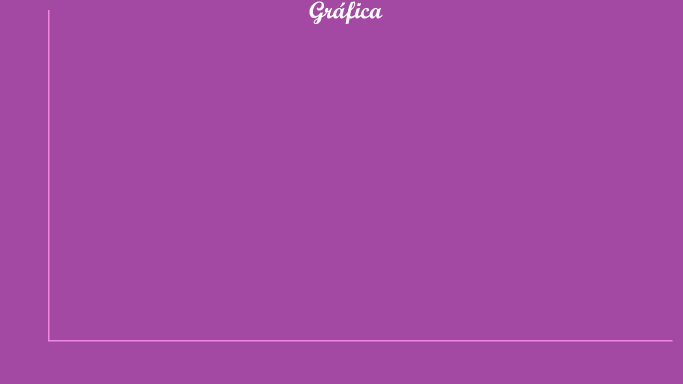
//> input picture ola.png, 1366 x 768 px (shown at 1/2 size); the run also reads 1 picture not shown here
$ ./Main   (built with g++ and OpenCV 4)
//> lines starting //> are read from the running program, lines starting //| are printed output that depends on the picture; after the words box and inside, x2 and y2 are one past the last pixel; in counts of white or black regions, pixels touching at a corner belong together
#include <opencv2/imgproc.hpp>
#include <opencv2/core.hpp>
#include <opencv2/imgcodecs.hpp>
#include <opencv2/highgui.hpp>
#include <iostream>
#include <cmath>
#include <string>
#include <fstream>
#include <vector>
using namespace cv;
using namespace std;

int estandarizar(int n, int m) {
    float numero;
    float b = log10(2);
    string resultado;
    int estandar;
    char entero = 0;
    bool flag;
    if (m != n) {			// no es cuadrada
        if (m < n)		//m�s filas
            while (m < n) {
                m = m + 1;
            }
        else 		//m�s columnas
            while (n < m) {
                n = n + 1;
            }
    }
    //ya son cuadradas
    //m=n
    while (m % 2 != 0) {
        m++;
    }
    estandar = m;
    return estandar;
}
int getFilas(string text) {
    int filas = 0;
    string linea;
    ifstream archivo(text.c_str());
    while (getline(archivo, linea)) {
        filas++;
    }
    return filas;
}
int getColumnas(string text) {
    int columnas = 0;
    string linea;
    ifstream archivo(text.c_str());
    getline(archivo, linea);
    for (int i = 0; i < linea.length(); i++) {
        if (linea[i] == ',' || linea[i] == ' ')
            columnas++;
    }
    return columnas + 1;
}
void FuncionEvaluar() {
    string text1 = "MATRIZ_1.txt";
    string text2 = "MATRIZ_2.txt";
    string linea;
    int filas = 0, columnas = 0;
    vector <char> aux;
    float numero = 0;
    ifstream archivo(text1.c_str());
    printf("Este programa multiplica 2 matrices\n");
    int a, m1 = 0, n1 = 0, m2 = 0, n2 = 0, num1 = 0, num2 = 0;
    float** A, ** B, ** C;
    m1 = getColumnas("MATRIZ_1.txt");
    n1 = getFilas("MATRIZ_1.txt");
    m2 = getColumnas("MATRIZ_2.txt");
    n2 = getFilas("MATRIZ_2.txt");

    num1 = estandarizar(n1, m1);
    num2 = estandarizar(n2, m2);
    /*creacion de matrices*/
    if (num1 < num2)
        a = num2;
    else
        a = num1;
    A = (float**)malloc(a * sizeof(float*));
    B = (float**)malloc(a * sizeof(float*));
    C = (float**)malloc(a * sizeof(float*));

    for (int i = 0; i < a; i++) {
        A[i] = (float*)malloc(a * sizeof(float*));
        B[i] = (float*)malloc(a * sizeof(float*));
        C[i] = (float*)malloc(a * sizeof(float*));
    }
    for (int i = 0; i < a; i++) {
        for (int j = 0; j < a; j++) {
            A[i][j] = 0;
            B[i][j] = 0;
        }
    }
    while (getline(archivo, linea)) {
        for (int i = 0; i < linea.length(); i++) {
            if (linea[i] >= 48 && linea[i] <= 57)
                aux.push_back(linea[i]);
            if (linea[i] == ',' || linea[i] == ' ' || i == linea.length() - 1) {
                //numero=0;
                for (int j = 0; j < aux.size(); j++) {
                    numero = numero + ((aux[aux.size() - 1 - j] - 48) * pow(10, j));
                }
                A[filas][columnas] = numero;
                cout << " num " << A[filas][columnas];
                numero = 0;
                aux.clear();
                columnas++;
            }
        }
        columnas = 0;
        filas++;
    }
    filas = 0;
    columnas = 0;
    ifstream archivo2(text2.c_str());
    while (getline(archivo2, linea)) {
        for (int i = 0; i < linea.length(); i++) {
            if (linea[i] >= 48 && linea[i] <= 57)
                aux.push_back(linea[i]);
            if (linea[i] == ',' || linea[i] == ' ' || i == linea.length() - 1) {
                //numero=0;
                for (int j = 0; j < aux.size(); j++) {
                    numero = numero + ((aux[aux.size() - 1 - j] - 48) * pow(10, j));
                }
                B[filas][columnas] = numero;
                numero = 0;
                aux.clear();
                columnas++;
            }
        }
        columnas = 0;
        filas++;
    }
    cout << "Matriz A" << endl;
    for (int i = 0; i < a; i++) {
        for (int j = 0; j < a; j++)
            cout << A[i][j] << "  ";
        printf("\n");
    }
    cout << "Matriz B" << endl;
    for (int i = 0; i < a; i++) {
        for (int j = 0; j < a; j++)
            cout << B[i][j] << "  ";
        printf("\n");
    }
    for (int i = 0; i < a; i++) {
        for (int j = 0; j < a; j++) {
            C[i][j] = 0;
            for (int k = 0; k < a; k++)
                C[i][j] += A[i][k] * B[k][j];
        }
    }
    cout << "Matriz C" << endl;
    for (int i = 0; i < a; i++) {
        for (int j = 0; j < a; j++)
            cout << C[i][j] << "  ";
        printf("\n");
    }
}
// [22 lines left out: function pendiente, not called in this run]
float buscarMayor(vector<float>y, bool flag) {
    float  mayor;
    int a = 1, n = y.size();
    mayor = y[1];
    for (int i = 2; i < n; i++) {
        if (y[i] > mayor) {
            mayor = y[i];
            a = i;
        }
    }
    if (flag == 1)
        return  mayor;
    else
        return  a;
}
// [16 lines left out: function buscarMenor, not called in this run]
vector <float> compensarX(int ns) {
    vector<float>pixX;
    pixX.clear();
    for (int i = 0; i <= ns; i++)
        pixX.push_back(((i * 1244) / ns) + 98);
    return pixX;
}
vector <float> compensarY(float yinter, vector <float>y) {
    vector<float>pixY;
    pixY.clear();
    for (int i = 0; i < y.size(); i++)
        pixY.push_back(680 - ((y[i] * 64) / yinter));
    return pixY;
}
float intervaloY(vector <float>y, int ns) {
    float yinter, mayor;
    mayor = buscarMayor(y, 1);
    yinter = mayor / 9;
    if (yinter == 0)
        yinter = 0.00001;
    return yinter;
}
void graficarTn(Mat img, vector<float>pixX, vector<float>pixY, int a) {
    for (int i = 0; i < pixX.size() - 1; i++)
        line(img, Point(pixX[i], pixY[i]), Point(pixX[i + 1], pixY[i + 1]), Scalar(a, a, a), 2);
}
Mat creaMat(int ns, vector<float>y, bool flag) {
    float xinter, yinter, temp, parametro;
    string path;
    if(flag == false)
        path = "ola.png";
    else
        path = "ola2.png";
    Mat img = imread(path);
    xinter = 1;
    yinter = intervaloY(y, ns);
    //A(98,680), B(1342,680), C(1342,Parametro), D(98,Parametro)
    //Lineas hrizontals
    for (int i = 0; i <= 10; i++) {
        parametro = 680 - (64 * i);
        line(img, Point(98, parametro), Point(1342, parametro), Scalar(241, 135, 225), 1);
    }
    //lineas verticales
    for (int i = 0; i <= ns; i++) {
        parametro = ((i * 1244) / ns) + 98;
        if(i%5==0)
            line(img, Point(parametro, 690), Point(parametro ,40), Scalar(241, 135, 225), 1);
        else
            line(img, Point(parametro, 680), Point(parametro, 40), Scalar(226, 27, 197), 1);
    }
    for (int i = 0; i <= 10; i++)
        putText(img, to_string(yinter * i), Point(15, 679 - (63 * i)), FONT_HERSHEY_DUPLEX, 0.5, Scalar(255, 255, 255));
    for (int i = 0; i < ns; i+=5) {
        temp = 1244 / ns;
        putText(img, to_string(i), Point((97 + (temp*i)), 718), FONT_HERSHEY_DUPLEX, 0.4, Scalar(255, 255, 255));
        if (ns > 100)
            i += 5;
        if (ns > 200)
            break;
    }
    putText(img, to_string(ns), Point(1330, 718), FONT_HERSHEY_DUPLEX, 0.4, Scalar(255, 255, 255));
    return img;
}
void muestraMat(Mat img) {
    imshow("Grafica", img);
    waitKey(0);
}
vector<float>Parabola(int ns) {    //Vector familia de las parabolas
    vector<float>familia;
    for (int i = 0; i <= ns; i++)
        familia.push_back(i * i);         //Formula y=x(2)
    return familia;
}
vector<float>ln(int ns) {    //Vector familia de las logaritmicas
    vector<float>familia;
    familia.push_back(0);
    for (int i = 1; i <= ns; i++)
        familia.push_back(log10(i));         //Formula y=log10(x)
    return familia;
}
// [10 lines left out: function GraphicLog, not called in this run]
vector <float> graficarO(int familia, vector <float>tn, float *k) {
    float mayor, Mpend, aux;
    int a;
    vector <float> puntosO;
    vector <float>  Vaux;
    puntosO.clear();
    switch (familia) {
    case 1:         //ctes
        mayor = buscarMayor(tn, 1);
        *k = mayor;
        for (int i = 0; i <= tn.size(); i++) {
            puntosO.push_back(mayor);
        }
        break;
    case 2:         //lineal
        a = pendiente(tn, false);
        Mpend = tn[a] / a;
        *k = Mpend;
        for (int i = 0; i < tn.size(); i++)
            puntosO.push_back(Mpend * i);
        break;
    case 3:         //parabolica
        *k = tn[1];
        for (int i = 0; i < tn.size(); i++)
            puntosO.push_back(tn[1] * (i * i));
        break;
    case 4:         //logaritmo
        Vaux = GraphicLog(tn);
        mayor = buscarMayor(Vaux, 0) + 1;
        aux = (pow(tn[mayor], 2) / mayor);
        *k = aux;
        for (int i = 0; i < tn.size(); i++)
            puntosO.push_back(pow((aux * i), 0.5));
        break;
    }
    return puntosO;
}
// [48 lines left out: function graficarOmega, not called in this run]
float sumatoria(vector<float>x) {
    int n = x.size();
    float suma = 0;
    for (int i = 0; i < n; i++) {
        suma = suma + x[i];
    }
    return suma;
}
vector<float> multiplicar(vector<float>x, vector<float>y) {
    //Suponiendo que los vectores tienen misma dimension
    vector<float>resultado;
    float aux, aux2;
    int a = x.size();
    for (int i = 0; i < a; i++) {
        aux = x[i];
        aux2 = y[i];
        resultado.push_back(aux * aux2);
    }
    return resultado;
}
float correlacion(vector<float>x, vector<float>y) {
    int n = y.size();
    vector<float>aux;
    float r, ProdPunt, p3, p4, p5, p6, q1, q2, q3;
    aux = multiplicar(x, y);
    ProdPunt = sumatoria(aux);
    p3 = sumatoria(x);
    p4 = sumatoria(y);
    aux.clear();
    aux = multiplicar(x, x);
    p5 = sumatoria(aux);
    aux.clear();
    aux = multiplicar(y, y);
    p6 = sumatoria(aux);
    q1 = (n * ProdPunt) - (p3 * p4);
    q2 = sqrt((n * p5) - pow(p3, 2));
    q3 = sqrt((n * p6) - pow(p4, 2));
    r = q1 / (q2 * q3);
    if (r < 0)
        return -1 * r;
    else
        return r;
}
void FindFamily(vector<float>y, int ns, int* familia) {
    float a, b, c, d;
    vector<float>aux;
    aux = Parabola(ns);
    a = correlacion(y, aux);
    aux.clear();
    aux = ln(ns);
    b = correlacion(y, aux);
    aux.clear();
    for (int i = 0; i <= ns; i++)
        aux.push_back(i);
    c = correlacion(y, aux);        //lineal
    aux.clear();
    aux.push_back(0);
    for (int i = 1; i < ns; i++)
        aux.push_back(1);
    aux.push_back(1.01);
    d = correlacion(y, aux);           //ctes1
    cout << "\nLos numeros de correlacion arrojados son:\n";
    cout << "Constantes: "<< d <<endl;
    cout << "Lineales: " << c << endl;
    cout << "Logaritmicas: " << b << endl;
    cout << "Parabolicas: " << a << endl;
    if (a > b) {
        if (a > c) {
            if (a > d) {
                cout << "Pertenece a la familia de las parabolas";
                *familia = 3;
            }
            else {
                cout << "Pertenece a la familia de las constantes";
                *familia = 1;
            }
        }
        else {
            if (c > d) {
                cout << "Pertenece a la familia de las lineales";
                *familia = 2;
            }
            else {
                cout << "Pertenece a la familia de las constantes";
                *familia = 1;
            }
        }
    }
    else {
        if (b > c) {
            if (b > d) {
                cout << "Pertenece a la familia de las logaritmicas";
                *familia = 4;
            }
            else {
                cout << "Pertenece a la familia de las constantes";
                *familia = 1;
            }
        }
        else {
            if (c > d) {
                cout << "Pertenece a la familia de las lineales";
                *familia = 2;
            }
            else {
                cout << "Pertenece a la familia de las constantes";
                *familia = 1;
            }
        }
    }
}
vector <float> CaptTiemp(int ns) {
    vector <float> tiempos;
    clock_t aux;
    float fin, a;
    tiempos.push_back(0);
    for (int i = 1; i <= ns; i++) {
        aux = clock();
        FuncionEvaluar();
        aux = clock() - aux;
        fin = ((float)(aux)) / CLOCKS_PER_SEC;
        tiempos.push_back(fin);
    }
    return tiempos;
}
// [55 lines left out: function little, not called in this run]
int main() {
    int familia, ns, opc, nueva = 0, opc2, ite;
    float xinter, yinter,Kmejor, Kpeor;
    vector<float>tiempo;
    vector<float>aux;
    vector<float>pixX;
    vector<float>pixY;
    pixX.clear();
    pixY.clear();
    cout << "Digite la cantidad de ejecuciones:   ";
    cin >> ns;
//> the answer given: 3
    tiempo = CaptTiemp(ns);
    Mat grafica2;
    Mat grafica = creaMat(ns, tiempo, false);
//> in creaMat, img is the input picture: 768 rows x 1366 cols, CV_8UC3; mean B, G, R 164.5, 73.7, 163.6
//> after the loop in creaMat, `for (int i = 0; i <= 10; i++)`:
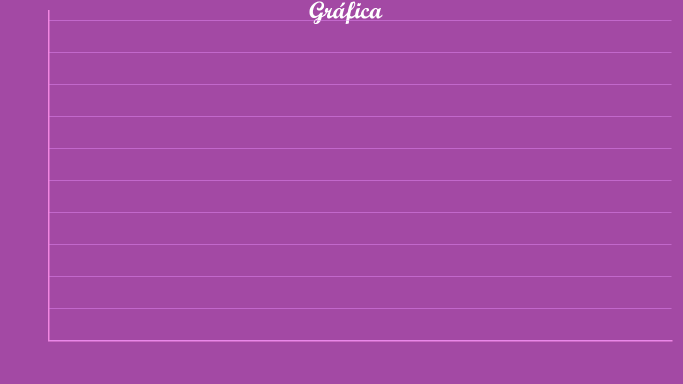
//> img: 768 rows x 1366 cols, CV_8UC3 (shown at 1/2 size); 1.31% of pixels changed, all inside (x1, y1, x2, y2) = (98, 40, 1343, 681)
//> after the loop in creaMat, `for (int i = 0; i <= ns; i++)`:
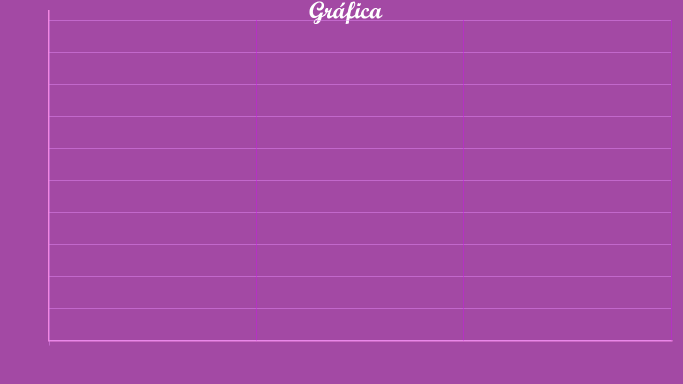
//> img: 768 rows x 1366 cols, CV_8UC3 (shown at 1/2 size); 0.24% of pixels changed, all inside (x1, y1, x2, y2) = (98, 40, 1343, 691)
    xinter = 1;
    yinter = intervaloY(tiempo, ns);      //puede cambiar
    pixX = compensarX(ns);
    pixY = compensarY(yinter, tiempo);      //puede cambiar
    FindFamily(tiempo, ns, &familia);
    graficarTn(grafica, pixX, pixY, 255);
    muestraMat(grafica);
//> in muestraMat, `imshow("Grafica", img);`:
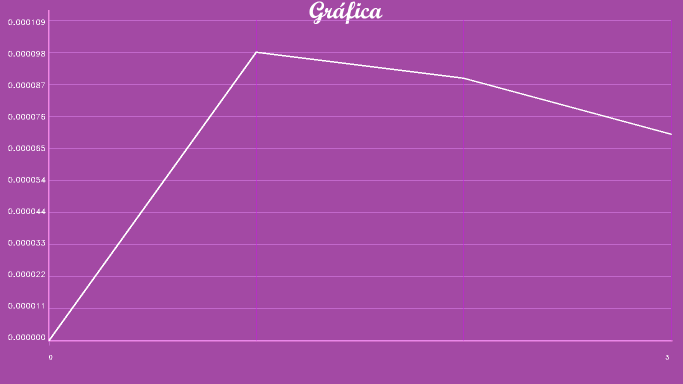
//> window 'Grafica': 768 rows x 1366 cols, CV_8UC3 (shown at 1/2 size); mean B, G, R 166.2, 75.7, 165.1
    cout << endl;
    cout << "Notacion asintotica:\n1.Big O\n2.Little O\n3.Big Omega\n4.Little Omega\n5.Big Theta\n6.Little Theta\nDigite la opcion deseada:  " << endl;
    cin >> opc;
//> the answer given: 1
    if (opc == 1 || opc == 2 || opc == 5 || opc == 6) {
        aux = graficarO(familia, tiempo, &Kpeor);
        if (opc == 2 || opc == 6)
            aux = little(aux, familia , 1);
        grafica2 = creaMat(ns, aux, true);
        yinter = intervaloY(aux, ns);
        pixY.clear();
        aux = compensarY(yinter, aux);
        pixY = compensarY(yinter, tiempo);
        graficarTn(grafica2, pixX, pixY, 255);
        graficarTn(grafica2, pixX, aux, 55);
    }
    if (opc == 3 || opc == 4 || opc == 5 || opc == 6) {
        aux = graficarOmega(familia, tiempo, &Kmejor);
        if (opc == 4 || opc == 6)
            aux = little(aux,familia, 0);
        if (opc == 4 || opc == 3)
            grafica2 = creaMat(ns, aux, true);
        if (opc==3 ||opc==4)
            graficarTn(grafica2, pixX, pixY, 255);
        aux = compensarY(yinter, aux);
        graficarTn(grafica2, pixX, aux, 55);
    }
    muestraMat(grafica2);
//> in muestraMat (call 2), `imshow("Grafica", img);`:
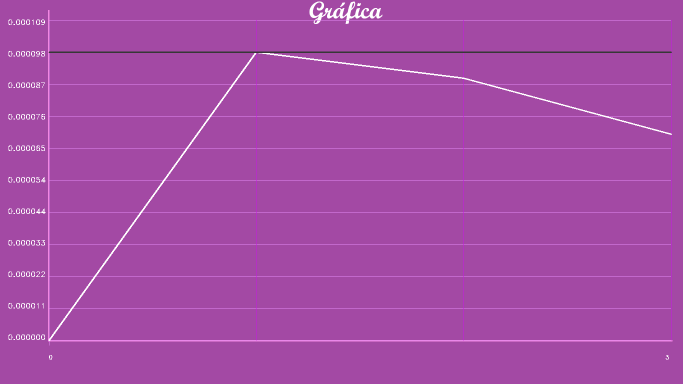
//> window 'Grafica': 768 rows x 1366 cols, CV_8UC3 (shown at 1/2 size); mean B, G, R 165.8, 75.6, 164.6
    cout << "Desea calcular el tiempo de ejecucion en x iteracion para la notacion seleccionada anteriormente?  1. Si   0. No   ";
    cin >> opc2;
//> the answer given: 1
    if (opc2 == 1) {
        cout << endl << "Digite la iteracion de la cual desea conocer cuanto tardara: ";
        cin >> ite;
//> the answer given: 3
        if (opc == 1 || opc == 2 || opc == 5 || opc == 6) {
            cout << endl << "Para el peor de los casos se tardara: ";
            if (opc == 2 || opc == 6) {
                switch (familia) {
                case 1:     //ctes
                    cout << Kpeor + 0.0002;
                    break;
                case 2:     //lineales
                    cout << Kpeor * ite;
                    break;
                case 3:     //PARABOLICA
                    cout << (Kpeor + 0.0002) * (ite * ite);
                    break;
                case 4:     //log
                    cout << pow(((Kpeor+ 0.0002) * ite), 0.5);
                    break;
                }
            }
            else {
                switch (familia) {
                case 1:     //ctes
                    cout << Kpeor;
                    break;
                case 2:     //lineales
                    cout << Kpeor * ite;
                    break;
                case 3:     //PARABOLICA
                    cout << Kpeor * (ite * ite);
                    break;
                case 4:     //log
                    cout << pow((Kpeor * ite), 0.5);
                    break;
                }
            }
        }
        if (opc == 3 || opc == 4 || opc == 5 || opc == 6) {
            cout << endl << "Para el mejor de los casos se tardara: ";
            if (opc == 4 || opc == 6) {
                switch (familia) {
                case 1:     //ctes
                    if (Kmejor >= 0.0002)
                        cout << Kmejor - 0.0002;
                    else
                        cout << "0";
                    break;
                case 2:     //lineales
                    if ((Kmejor-0.0002) * ite >= 0)
                        cout << (Kmejor - 0.0002) * ite;
                    else
                        cout << "0";
                    break;
                case 3:     //PARABOLICA
                    if ((Kmejor - 0.0002) * (ite * ite) >= 0)
                        cout << (Kmejor - 0.0002) * (ite * ite);
                    else
                        cout << "0";
                    break;
                case 4:     //log
                    if (pow(((Kmejor - 0.0002) * ite), 0.5) >= 0)
                        cout << pow(((Kmejor - 0.0002) * ite), 0.5);
                    else
                        cout << "0";
                    break;
                }
            }
            else {
                switch (familia) {
                case 1:     //ctes
                    cout << Kmejor;
                    break;
                case 2:     //lineales
                    cout << Kmejor * ite;
                    break;
                case 3:     //PARABOLICA
                    cout << Kmejor * (ite * ite);
                    break;
                case 4:     //log
                    cout << pow((Kmejor * ite), 0.5);
                    break;
                }
            }
        }
    }
    return 0;
}
